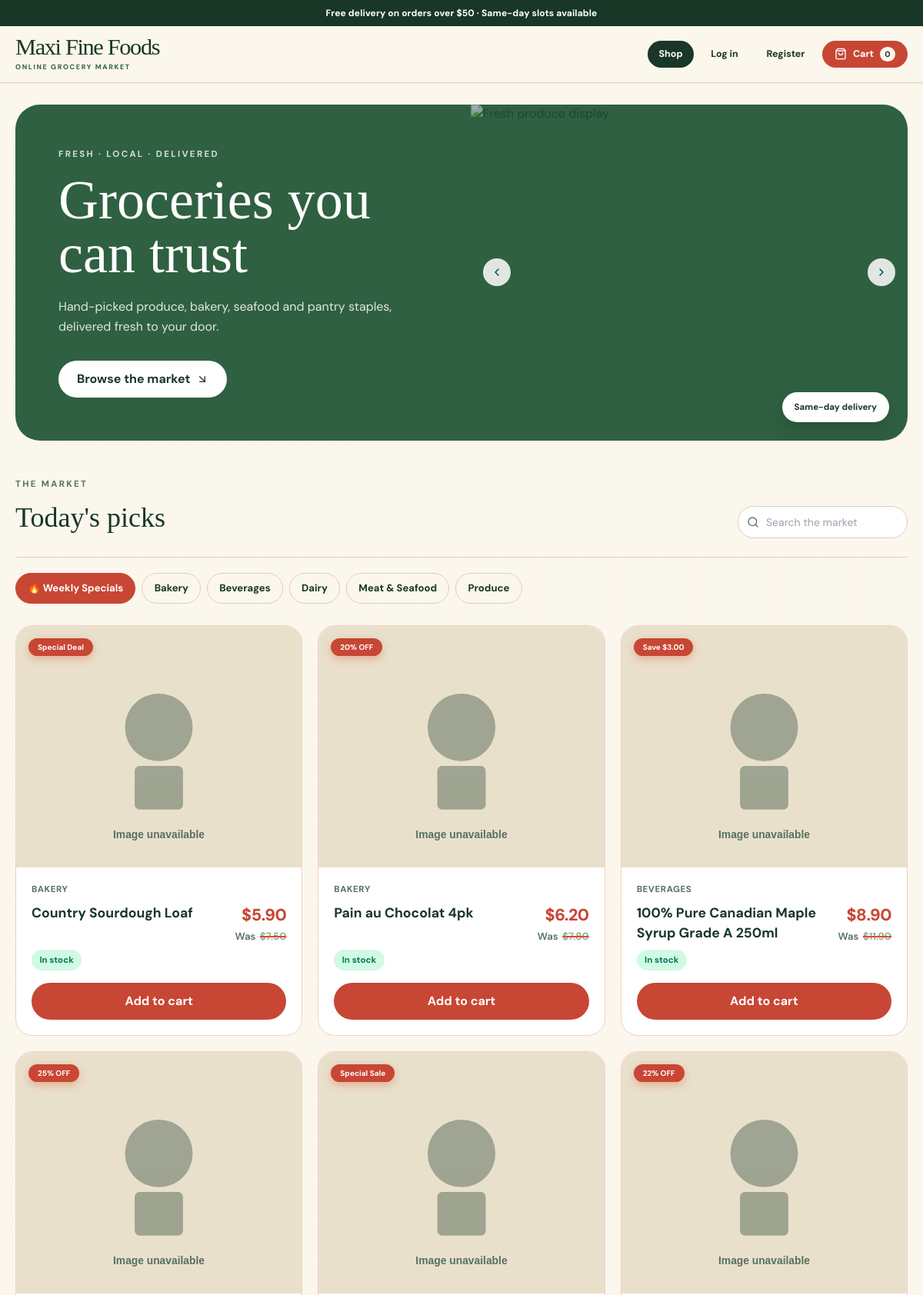
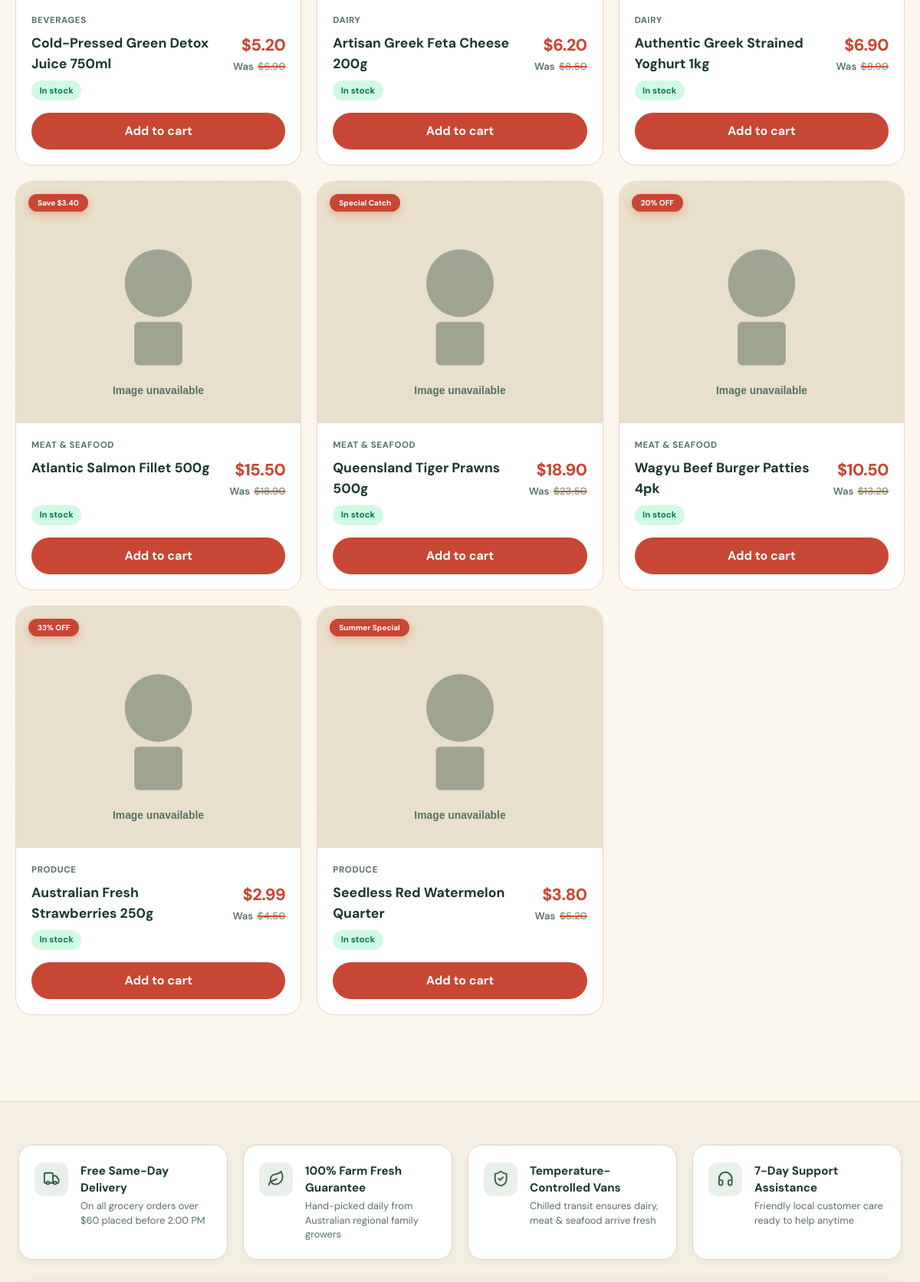
The page / (upper part) on the database its author committed (2 pictures, top to bottom).
### tables this page shows
CREATE TABLE products (
    id INT AUTO_INCREMENT PRIMARY KEY,
    sku VARCHAR(60) UNIQUE,
    name VARCHAR(160) NOT NULL,
    category VARCHAR(60) NOT NULL,
    badge VARCHAR(60) NULL,
    price DECIMAL(10,2) NOT NULL,
    original_price DECIMAL(10,2) NULL,
    is_special TINYINT(1) NOT NULL DEFAULT 0,
    stock INT NOT NULL DEFAULT 0,
    low_stock_threshold INT NOT NULL DEFAULT 10,
    image_url VARCHAR(500) NULL,
    description TEXT NULL,
    created_at DATETIME NOT NULL DEFAULT CURRENT_TIMESTAMP
);

### includes/db.php (called while the page is built, shortened)
<?php
function mff_db(): ?PDO
{
    $dsn = sprintf('mysql:host=%s;dbname=%s;charset=%s', DB_HOST, DB_NAME, DB_CHARSET);
    try {
        $pdo = new PDO($dsn, DB_USER, DB_PASS, [
            PDO::ATTR_ERRMODE => PDO::ERRMODE_EXCEPTION,
            PDO::ATTR_DEFAULT_FETCH_MODE => PDO::FETCH_ASSOC,
            PDO::ATTR_EMULATE_PREPARES => false,
        ]);
        return $pdo;
    } catch (PDOException $e) {
    }
}
function mff_get_products(): array
{
    $pdo = mff_db();
    $stmt = $pdo->query('SELECT * FROM products ORDER BY category, name');
    return $stmt->fetchAll();
}

### includes/session.php (called while the page is built, shortened)
<?php
require_once __DIR__ . '/db.php';
function mff_money(float $n): string
{
    return '$' . number_format($n, 2);
}

### public/index.php (the view, shortened to what this page needs)
<?php
require_once file_exists(__DIR__ . '/../includes/session.php') ? __DIR__ . '/../includes/session.php' : __DIR__ . '/includes/session.php';
$products = mff_get_products();
$categories = array_values(array_unique(array_column($products, 'category')));
require file_exists(__DIR__ . '/../includes/header.php') ? __DIR__ . '/../includes/header.php' : __DIR__ . '/includes/header.php';
?>
<section class="hero-card" aria-labelledby="shop-title">
  <div class="hero-card__copy">
    <p class="hero-card__eyebrow">Fresh &middot; Local &middot; Delivered</p>
    <h1 id="shop-title" class="hero-card__title">Groceries you can trust</h1>
    <p class="hero-card__desc">Hand-picked produce, bakery, seafood and pantry staples, delivered fresh to your door.</p>
    <a href="#catalogue" class="btn-ink" style="margin-top:2rem;width:fit-content;">
      <span>Browse the market</span><i data-lucide="arrow-down-right" class="icon-sm"></i>
    </a>
  </div>
<div class="hero-card__media hero-slideshow" data-hero-slideshow>
    <img src="https://images.unsplash.com/photo-1542838132-92c53300491e?w=1200&q=80" alt="Fresh produce display" class="is-active" loading="lazy">
    <button type="button" class="hero-slideshow__nav hero-slideshow__nav--prev" data-hero-prev aria-label="Previous photo">
      <i data-lucide="chevron-left" class="icon-sm"></i>
    </button>
    <button type="button" class="hero-slideshow__nav hero-slideshow__nav--next" data-hero-next aria-label="Next photo">
      <i data-lucide="chevron-right" class="icon-sm"></i>
    </button>
</div>
  <span class="hero-card__stamp">Same-day delivery</span>
</section>
<section id="catalogue" aria-labelledby="catalogue-title">
  <div class="catalogue-toolbar">
    <div>
      <p class="section-eyebrow">The market</p>
      <h2 id="catalogue-title" class="section-title">Today's picks</h2>
    </div>
    <label class="search-field">
      <i data-lucide="search" class="icon-sm"></i>
      <input id="product-search" name="product_search" type="search" placeholder="Search the market">
    </label>
  </div>
  <div class="filter-row" role="group" aria-label="Product categories">
    <button class="filter-button filter-button--active filter-button--specials" data-category="specials" type="button">🔥 Weekly Specials</button>
    <?php foreach ($categories as $category): ?>
      <button class="filter-button" data-category="<?= htmlspecialchars($category) ?>" type="button"><?= htmlspecialchars($category) ?></button>
    <?php endforeach; ?>
  </div>
  <?php if (empty($products)): ?>
    <div style="padding: 4.5rem 1rem; text-align: center; color: #56715f; background: #fff; border: 1px dashed var(--line); border-radius: 1.5rem; margin-top: 1.75rem;">
      <i data-lucide="shopping-basket" style="width: 48px; height: 48px; stroke-width: 1.5; margin-bottom: 0.75rem; color: #8ba593;"></i>
      <h3 style="font-size: 1.35rem; font-weight: 700; color: var(--ink);">Market Catalog is Currently Empty</h3>
      <p style="margin-top: 0.4rem; font-size: 0.95rem; max-width: 460px; margin-left: auto; margin-right: auto;">All products have been cleared. New grocery stock can be added via the Admin Panel or populated by the system.</p>
    </div>
  <?php else: ?>
  <div id="product-grid" class="product-grid">
    <?php foreach ($products as $product): ?>
      <?php
        $isLowStock = $product['stock'] <= ($product['low_stock_threshold'] ?? 10);
        $isSpecial = !empty($product['is_special']) || (!empty($product['original_price']) && $product['original_price'] > $product['price']);
        $searchBlob = strtolower($product['name'] . ' ' . $product['category'] . ' ' . ($product['badge'] ?? '') . ($isSpecial ? ' special sale deal' : ''));
      ?>
      <article class="product-card <?= $isSpecial ? 'product-card--special' : 'is-hidden' ?>" data-category="<?= htmlspecialchars($product['category']) ?>" data-special="<?= $isSpecial ? '1' : '0' ?>" data-search="<?= htmlspecialchars($searchBlob) ?>">
        <div class="product-card__media">
          <img src="<?= htmlspecialchars($product['image_url']) ?>" data-fallback="<?= BASE_URL ?>/assets/placeholder.svg" alt="<?= htmlspecialchars($product['name']) ?>" loading="lazy">
          <?php if (!empty($product['badge'])): ?>
            <span class="product-card__badge <?= $isSpecial ? 'product-card__badge--sale' : '' ?>"><?= htmlspecialchars($product['badge']) ?></span>
          <?php endif; ?>
        </div>
        <div class="product-card__body">
          <p class="product-card__category"><?= htmlspecialchars($product['category']) ?></p>
          <div class="product-card__row" style="align-items:flex-start;">
            <h3 class="product-card__name"><a href="<?= BASE_URL ?>/product.php?id=<?= (int) $product['id'] ?>"><?= htmlspecialchars($product['name']) ?></a></h3>
            <div style="text-align:right;white-space:nowrap;display:flex;flex-direction:column;align-items:flex-end;">
              <span class="product-card__price <?= $isSpecial ? 'product-card__price--sale' : '' ?>"><?= mff_money($product['price']) ?></span>
              <?php if (!empty($product['original_price']) && $product['original_price'] > $product['price']): ?>
                <span class="product-card__was-price">Was <del><?= mff_money($product['original_price']) ?></del></span>
              <?php endif; ?>
            </div>
          </div>
          <p class="product-card__stock">
            <?php if ($isLowStock): ?>
              <span class="status status-low">Low stock &mdash; <?= (int) $product['stock'] ?> left</span>
            <?php else: ?>
              <span class="status status-instock">In stock</span>
            <?php endif; ?>
          </p>
          <form method="post" action="<?= BASE_URL ?>/cart.php">
            <button type="submit" class="btn-tomato" style="width:100%;justify-content:center;margin-top:1rem;">Add to cart</button>
          </form>
        </div>
      </article>
    <?php endforeach; ?>
  </div>
  <?php endif; ?>
</section>
<?php require file_exists(__DIR__ . '/../includes/footer.php') ? __DIR__ . '/../includes/footer.php' : __DIR__ . '/includes/footer.php'; ?>

### rows shown on the page
products: badge "Special Deal", category "BAKERY", name "Country Sourdough Loaf", price "$5.90", original_price "$7.50", stock "In stock"
products: badge "20% OFF", category "BAKERY", name "Pain au Chocolat 4pk", price "$6.20", original_price "$7.80", stock "In stock"
products: badge "Save $3.00", category "BEVERAGES", name "100% Pure Canadian Maple Syrup Grade A 250ml", price "$8.90", original_price "$11.90", stock "In stock"
products: badge "25% OFF", category "BEVERAGES", name "Cold-Pressed Green Detox Juice 750ml", price "$5.20", original_price "$6.90", stock "In stock"
products: badge "Special Sale", category "DAIRY", name "Artisan Greek Feta Cheese 200g", price "$6.20", original_price "$8.50", stock "In stock"
products: badge "22% OFF", category "DAIRY", name "Authentic Greek Strained Yoghurt 1kg", price "$6.90", original_price "$8.90", stock "In stock"
products: badge "Save $3.40", category "MEAT & SEAFOOD", name "Atlantic Salmon Fillet 500g", price "$15.50", original_price "$18.90", stock "In stock"
products: badge "Special Catch", category "MEAT & SEAFOOD", name "Queensland Tiger Prawns 500g", price "$18.90", original_price "$23.50", stock "In stock"
products: badge "20% OFF", category "MEAT & SEAFOOD", name "Wagyu Beef Burger Patties 4pk", price "$10.50", original_price "$13.20", stock "In stock"
products: badge "33% OFF", category "PRODUCE", name "Australian Fresh Strawberries 250g", price "$2.99", original_price "$4.50", stock "In stock"
products: badge "Summer Special", category "PRODUCE", name "Seedless Red Watermelon Quarter", price "$3.80", original_price "$5.20", stock "In stock"

### other values the page prints
$cartCount "0"
$category "Bakery"
$category "Beverages"
$category "Dairy"
$category "Meat & Seafood"
$category "Produce"
